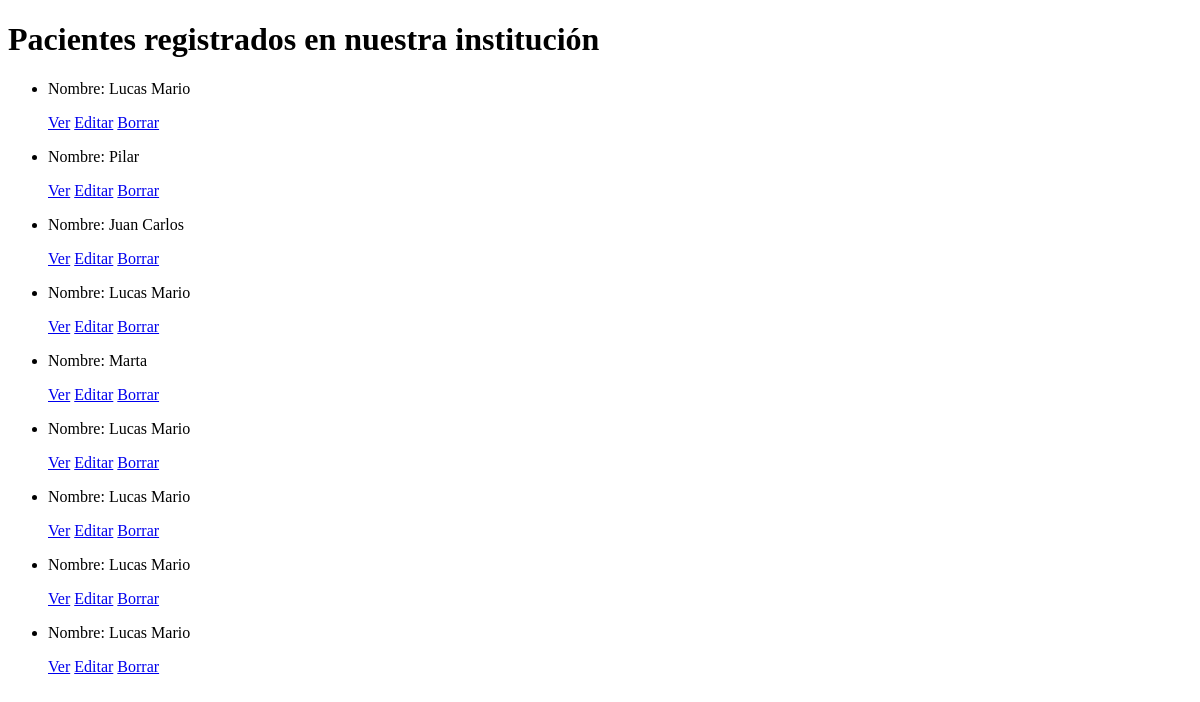
Page /App1/pacientes/list on the earlier database version.
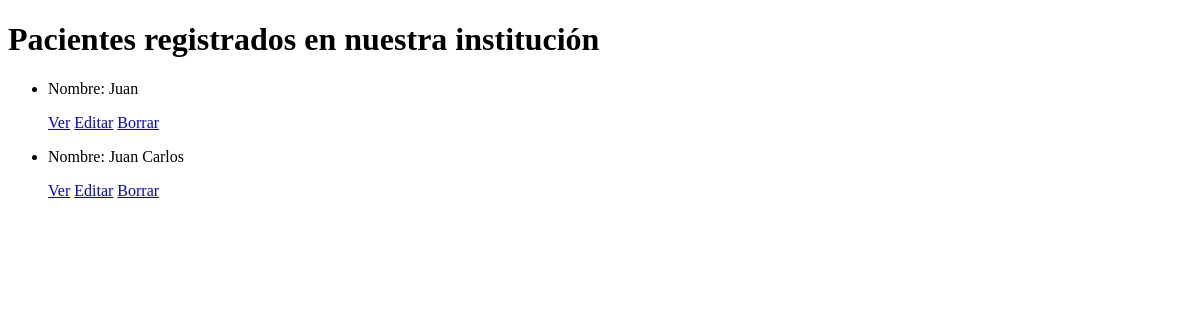
Same page on the later database version.
### App1/models.py (models this page shows, shortened)
class Pacientes(models.Model):
    nombre= models.CharField(max_length=30)
    apellido= models.CharField(max_length=30)
    dni= models.IntegerField()

### App1/views.py (the view)
# urls.py: path('pacientes/list',views.PacientesList.as_view(),name='List'),
class PacientesList(ListView):
    model =Pacientes
    template_name='/App1/pacientes_list.html'

### App1/templates/App1/pacientes_list.html (shortened to what this page needs)
<!DOCTYPE html>
<html lang="en">
<head>
</head>
<body>
    <h1>Pacientes registrados en nuestra institución</h1>
    <ul>
        {% for pacientes in object_list %}
            <li>
                <p>Nombre: {{ pacientes.nombre }}</p>
                <p>
                    <a href="{% url 'Detail' pacientes.id %}">Ver</a>
                    <a href="{% url 'Edit' pacientes.id %}">Editar</a>
                    <a href="{% url 'Delete' pacientes.id %}">Borrar</a>
                </p>
            </li>
        {% endfor %}
    </ul>
</body>
</html>

Differences in the rows shown:
removed Pacientes: nombre "Lucas Mario"
removed Pacientes: nombre "Pilar"
removed Pacientes: nombre "Lucas Mario"
removed Pacientes: nombre "Marta"
removed Pacientes: nombre "Lucas Mario"
removed Pacientes: nombre "Lucas Mario"
removed Pacientes: nombre "Lucas Mario"
removed Pacientes: nombre "Lucas Mario"
added Pacientes: nombre "Juan"
